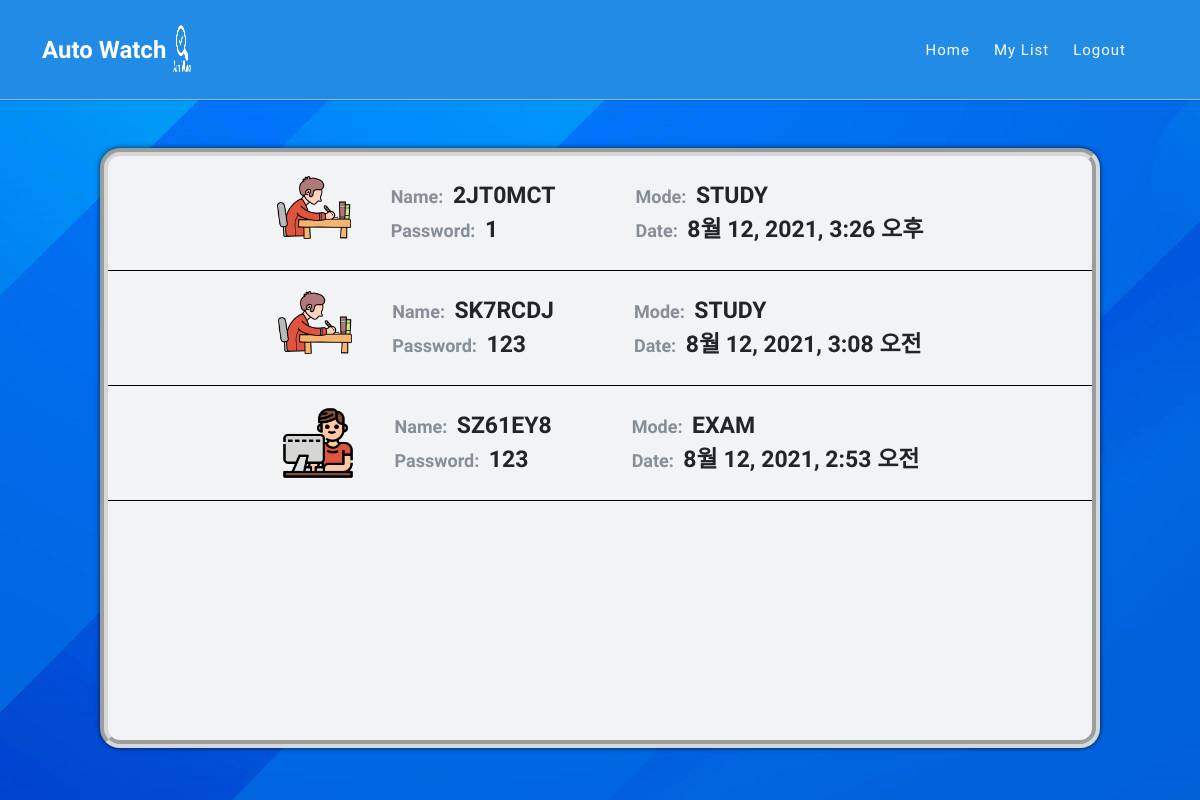
The page /main/list/room (signed in) on the database its author committed.
### main/models.py (models this page shows, shortened)
class Room(models.Model):
    room_name = models.CharField(max_length=128, verbose_name="방 이름")
    room_password = models.CharField(max_length=64, verbose_name="방 비밀번호")
    file = models.FileField(upload_to="room", verbose_name="파일", default="NULL")
    mode = models.CharField(max_length=64, verbose_name="모드", default="NULL")
    maker = models.EmailField(max_length=64, verbose_name="생성자", default="NULL")
    make_date = models.DateTimeField(auto_now_add=True, verbose_name='생성 날짜')
    member_list = models.CharField(max_length=64, verbose_name='회원명단리스트',default=None)
    class Meta:
        db_table = 'room'
        verbose_name = 'Room 명단'
        verbose_name_plural = 'Room 명단'

### main/views.py (the view)
# urls.py: path('list/room', RoomList.as_view()),
class RoomList(ListView):
    model = Room
    template_name = 'roomlist.html'
    def get_queryset(self):    # roomlist를 보여줄 queryset 특정
        QuerySet = Room.objects.filter(maker = self.request.session.get('user_email')).order_by('-make_date')
        return QuerySet

### main/templates/roomlist.html (shortened to what this page needs)
<!DOCTYPE html>
<html lang="ko" id="html">
<head>
    <link href="/static/vendor/bootstrap/css/bootstrap.min.css" rel="stylesheet">
    <link rel="stylesheet" href="/static/assets/css/fontawesome.css">
    <link rel="stylesheet" href="/static/assets/css/templatemo-seo-dream.css?after">
    <link rel="stylesheet" href="/static/assets/css/main.css">
    <link rel="stylesheet" href="/static/assets/css/makeroom.css">
    <link rel="stylesheet" href="/static/assets/css/enterroom.css?after">
    <link rel="stylesheet" href="/static/assets/css/list.css?after">
    <link rel="stylesheet" href="/static/assets/css/animated.css">
    <link rel="stylesheet" href="https://cdnjs.cloudflare.com/ajax/libs/animate.css/4.1.1/animate.min.css"/>
    <link rel="stylesheet" href="/static/assets/css/owl.css">
</head>
<body>
    <div class="animate__animated animate__fadeInDown animate__delay-0.8s">
      <header class="header-area">
        <div class="container">
          <div class="row">
            <div class="col-12">
                <nav class="main-nav">
                  <a href="/main" class="logo">
                    <h4>Auto Watch <img src="/static/assets/images/자동감시로고_-removebg-preview.png" alt="" class="auto_logo"></h4>
                  </a>
                  <ul class="nav">
                    <li class="scroll-to-section"><a href="/main">Home</a></li>
                    <li class="scroll-to-section"><a href="/main/list">My List</a></li>
                    <li class="scroll-to-section"><a href="/logout">Logout {{username}}</a></li>
                    <li class="scroll-to-section"></li>
                  </ul>
                </nav>
            </div>
          </div>
        </div>
      </header>
    </div>
    <div class="main">
      <div class="inner">
        <div class="list-wapper">
          {% if object_list %}
              {% for Room in object_list %}
                  {% if Room.mode == 'STUDY' %}
                      <div class="room-list">
                          <img src="/static/assets/images/studying.png" alt="">
                          <div class="over"><span class="list-sub-text">Name: </span><span class="list-main-text">{{Room.room_name}}</span><br><span class="list-sub-text">Password: </span><span class="list-main-text">{{Room.room_password}}</span></div>
                          <div class="under"><span class="list-sub-text">Mode: </span><span class="list-main-text">{{Room.mode}}</span><br><span class="list-sub-text">Date: </span><span class="list-main-text">{{Room.make_date}}</span></div>
                      </div>
                  {% elif Room.mode == 'EXAM' %}
                      <div class="room-list">
                          <img src="/static/assets/images/exam.png" alt="">
                          <div class="over"><span class="list-sub-text">Name: </span><span class="list-main-text">{{Room.room_name}}</span><br><span class="list-sub-text">Password: </span><span class="list-main-text">{{Room.room_password}}</span></div>
                          <div class="under"><span class="list-sub-text">Mode: </span><span class="list-main-text">{{Room.mode}}</span><br><span class="list-sub-text">Date: </span><span class="list-main-text">{{Room.make_date}}</span></div>
                      </div>
                  {%endif%}
              {% endfor%}
          {% else %}
              <div id="noroom" class="animate__animated animate__rubberBand animate__delay-0.8s">
                  <span>생성한 방이 없습니다!</span>
                  <img src="/static/assets/images/embarrassed.png" alt="">
              </div>
          {%endif%}
        </div>
      </div>
    </div>
</body>
</html>

### static/assets/css/templatemo-seo-dream.css (style rules this page uses)
* { margin: 0; padding: 0; border: 0; outline: 0; }
ul, li { padding: 0; margin: 0; list-style: none; }
header, nav, section, article, aside, footer, hgroup { display: block; }
* { box-sizing: border-box; }
html, body { font-family: 'fontawesome-webfont', sans-serif; font-weight: 400; background-color: #fff; -ms-text-size-adjust: 100%; -webkit-font-smoothing: antialiased; -moz-osx-font-smoothing: grayscale; }
a { text-decoration: none; }
img { width: 100%; overflow: hidden; }
html, body { background: #fff; font-family: 'Open Sans', sans-serif; }
.header-area { background-color: #228be6; border-bottom: 1px solid rgba(204,204,204, 0.7); box-shadow: 0 0 1px rgba(0,0,0, 0.7); position: absolute; top: 0px; left: 0px; right: 0px; z-index: 100; height: 100px; -webkit-transition: all .5s ease 0s; -moz-transition: all .5s ease 0s; -o-transition: all .5s ease 0s; transition: all .5s ease 0s; }
.header-area .main-nav { min-height: 80px; background: transparent; }
.header-area .main-nav .logo { float: left; -webkit-transition: all 0.3s ease 0s; -moz-transition: all 0.3s ease 0s; -o-transition: all 0.3s ease 0s; transition: all 0.3s ease 0s; }
.header-area .main-nav .logo h4 { font-size: 30px; font-weight: 800; text-transform: capitalize; color: #fff; line-height: 100px; float: left; width: 300px; -webkit-transition: all 0.3s ease 0s; -moz-transition: all 0.3s ease 0s; -o-transition: all 0.3s ease 0s; transition: all 0.3s ease 0s; }
.header-area .main-nav .logo h4 img { margin-top: 10px; width: 80px; height: 80px; }
.header-area .main-nav .nav { float: right; margin-top: 30px; margin-right: 0px; background-color: transparent; -webkit-transition: all 0.3s ease 0s; -moz-transition: all 0.3s ease 0s; -o-transition: all 0.3s ease 0s; transition: all 0.3s ease 0s; position: relative; z-index: 999; }
.header-area .main-nav .nav li { padding-left: 20px; padding-right: 20px; }
.header-area .main-nav .nav li:last-child { padding-right: 0px; padding-left: 40px; }
.header-area .main-nav .nav li a { display: block; font-weight: 500; font-size: 15px; color: #fff; text-transform: capitalize; -webkit-transition: all 0.3s ease 0s; -moz-transition: all 0.3s ease 0s; -o-transition: all 0.3s ease 0s; transition: all 0.3s ease 0s; height: 40px; line-height: 40px; border: transparent; letter-spacing: 1px; }
.header-area .nav { margin-top: 30px; }
@media (max-width: 1200px) { .header-area .main-nav .nav li { padding-left: 12px; padding-right: 12px; } }
@media (max-width: 1200px) { .header-area .main-nav:before { display: none; } }
@media (min-width: 767px) { .header-area .main-nav .nav { display: flex !important; } }
.auto_logo { width: 100px; height: 50px; }
@media (max-width: 1200px) { .header-area .main-nav .logo h4 { font-size: 24px; } }
@media (max-width: 1200px) { .header-area .main-nav .logo h4 img { max-width: 25px; margin-left: 0px; } }
@media (max-width: 1200px) { .header-area .main-nav .nav li:last-child { padding-left: 20px; } }

### static/assets/css/main.css (style rules this page uses)
html,body { width: 100%; height: 100%; overflow: hidden; background-color: rgba(0,0,0, 0.7); }
.header-area .main-nav img { margin-top: 20px; }
.main { background-image: url(../images/main-back.jpg); background-repeat: no-repeat; width: 100%; height: 100%; display: flex; justify-content: center; align-items: center; }
.inner { margin-top: 6rem; width: 1000px; height: 600px; background-color: #f1f3f5; border-radius: 20px; border: 8px rgba(204,204,204, 0.7); border-style: groove; box-shadow: 0 0 5px rgba(0,0,0, 0.7); }

### static/assets/css/list.css (style rules this page uses)
.list-wapper { overflow: scroll; width: 100%; height: 100%; }
.room-list { border-bottom: 1px solid black; display: flex; justify-content: center; align-items: center; padding: 20px; }
.room-list img { width: 74px; height: 74px; }
.list-sub-text { font-size: large; color: #868e96; font-weight: 700; margin-left: 30px; }
.list-main-text { font-size: 23px; color: #212529; font-weight: 650; margin-left: 5px; }
.over { margin-left: 10px; }
.under { margin-left: 50px; }

### rows shown on the page
Room: room_name "2JT0MCT", room_password "1", mode "STUDY", make_date "8월 12, 2021, 3:26 오후"
Room: room_name "SK7RCDJ", room_password "123", mode "STUDY", make_date "8월 12, 2021, 3:08 오전"
Room: room_name "SZ61EY8", room_password "123", mode "EXAM", make_date "8월 12, 2021, 2:53 오전"
